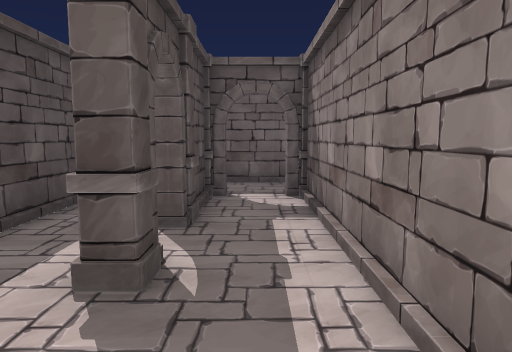
[1] (above)

18 first-person views from a walk through a 3-D level made in the Unity game engine. The camera is 1.3 m above the floor, tilts 6° down and sees 70° across. The floor is counted in squares, 1 m on a side. Each view is taken from the middle of a square. On the plan, view 1 faces up. The plan holds only what a view shows up to about 15 squares ahead; the rest is blank. The place goes on beyond the plan. The player is left out.

[2]
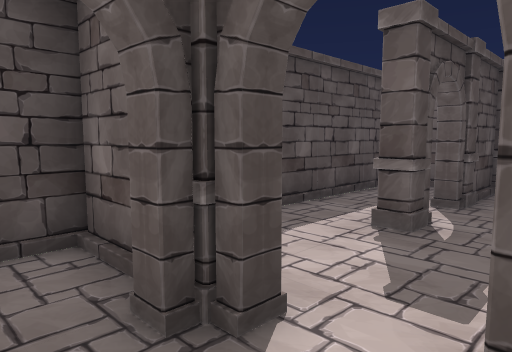

[3]
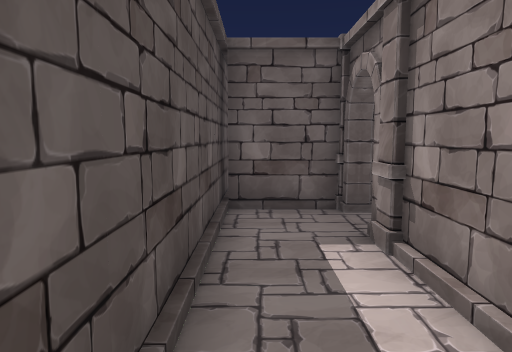

[4]
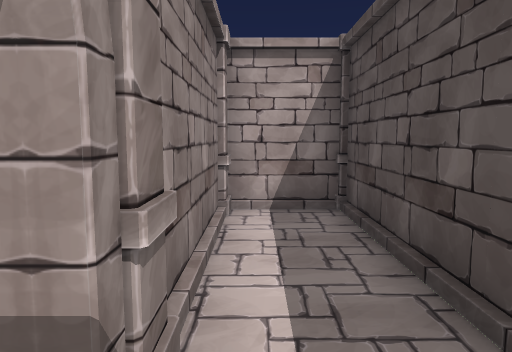

[5]
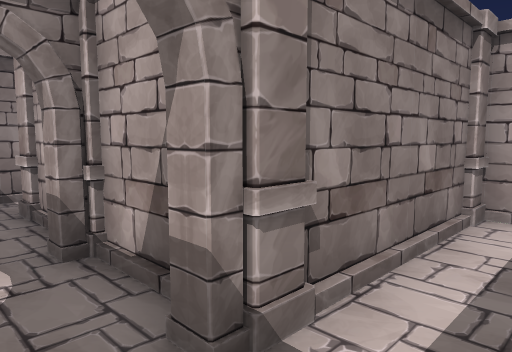

[6]
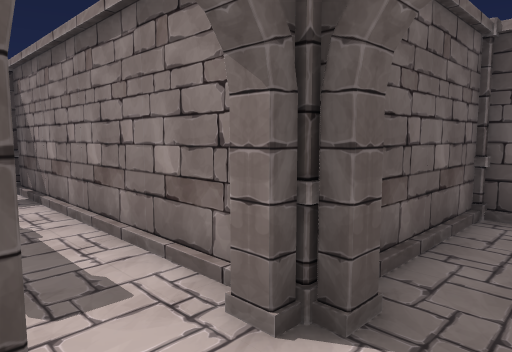

[7]
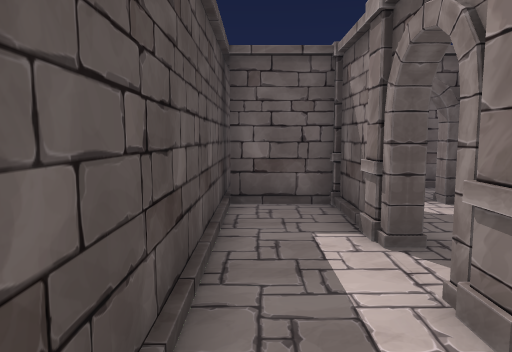

[8]
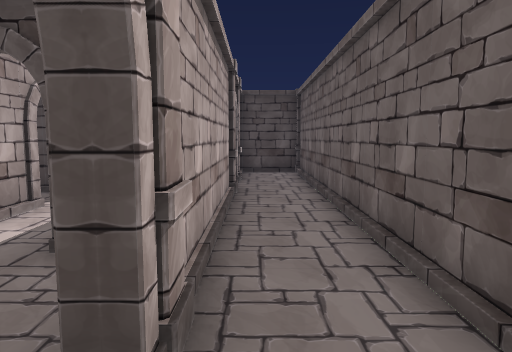

[9]
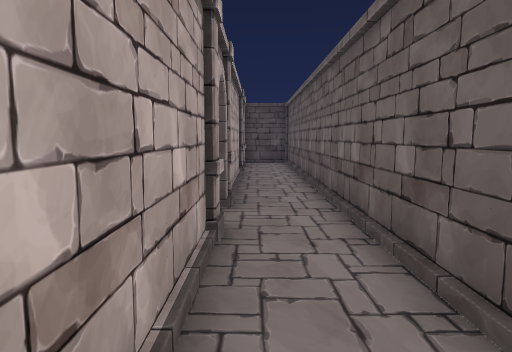

[10]
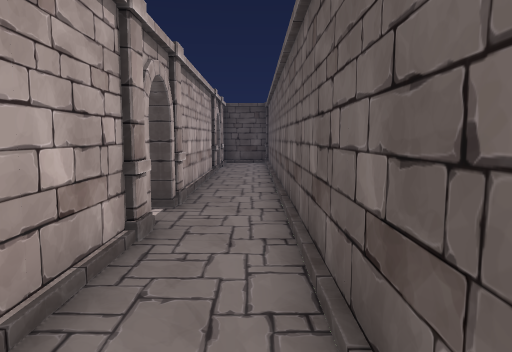

[11]
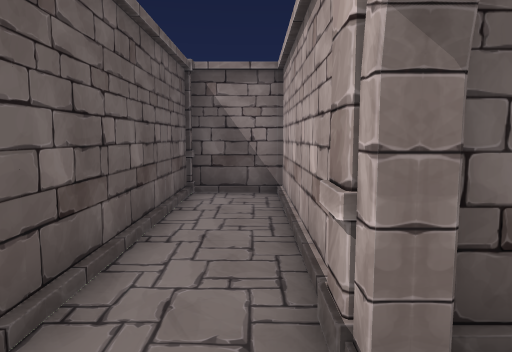

[12]
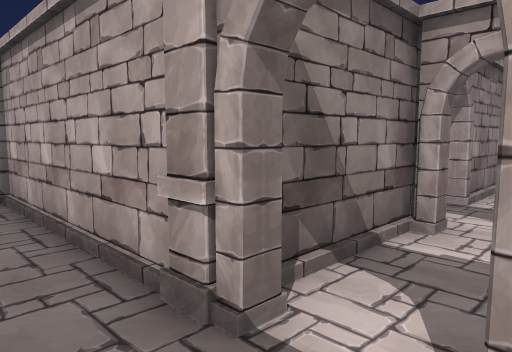

[13]
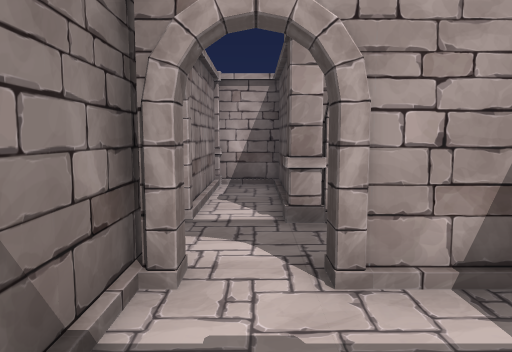

[14]
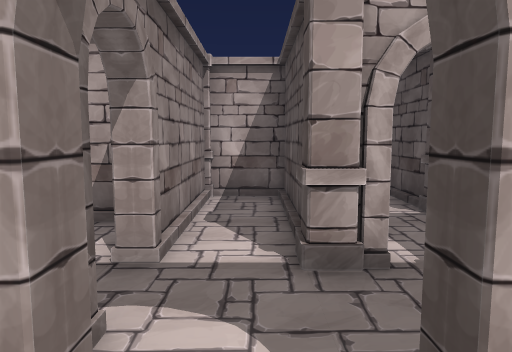

[15]
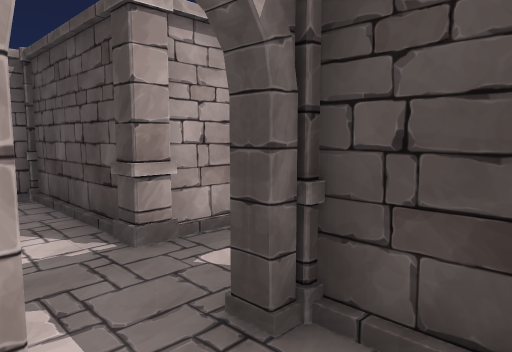

[16]
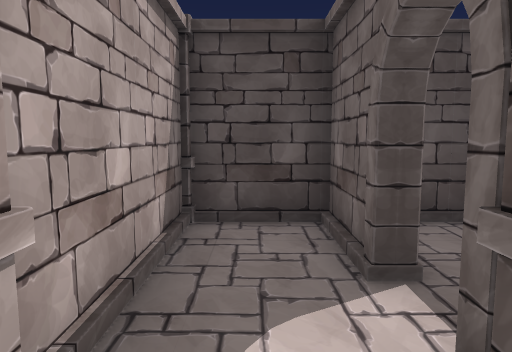

[17]
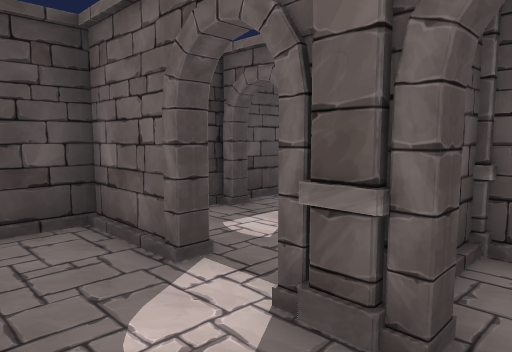

[18]
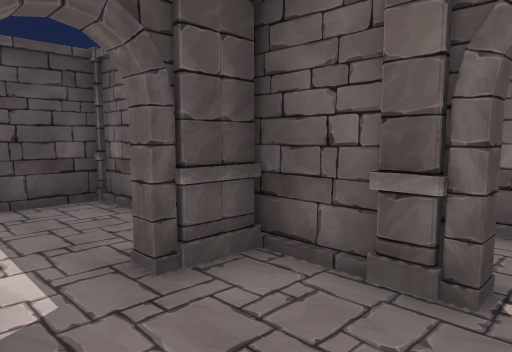

### Floor plan
Points are (right, up) in squares from view 1. A wall is a line through its corners. A room is listed if a view was taken in it or the views show most of it. See-through windows are left out.
Room 1 (views 1, 2, 3, 4, 5, 6, 7)
walls: (-1.5, -0.4) (-3.5, -0.4); (1.1, 0.4) (1.1, 7.5); (-0.4, -2.6) (0.5, -2.6); (-1.4, 6.4) (-1.4, 7.5); (-1.1, 7.5) (-1.1, 6.4); (-1.5, 8.1) (-3.5, 8.1); (-3.6, 8.1) (-3.6, -7.6) (-1.4, -7.6); (-1.4, -6.5) (-1.4, -3.4)
ways out: opening at (0, 7) to room 2; opening at (2.5, -1.5) to room 4
objects: other object (-1, -3); other object (-1, 0); other object (-1, 3); other object (-1, 6); other object (1, 0)
Room 2 (views 8, 9, 10, 11, 12, 13, 14)
walls: (7.5, 8.1) (6.5, 8.1); (6.6, 4.9) (8.3, 4.9); (1.6, 8.4) (7, 8.4); (10.5, 8.4) (16.6, 8.4) (16.6, 10.6) (-3.6, 10.6) (-3.6, 8.1); (10.1, 5.6) (10.1, 7.6)
ways out: opening at (0, 7) to room 1; opening at (9, 5) to room 3; opening at (4.5, 6.5) to room 5
objects: other object (-1, 8); other object (1, 8); other object (6, 5); other object (6, 7); other object (6, 8); other object (8, 8); other object (10, 8)
Room 3 (views 15, 16, 17, 18)
walls: (3.8, 2.5) (3.8, 2.1) (1.4, 2.1) (1.4, 0.5); (8.3, 1.1) (8.3, -2.1) (9.5, -2.1); (5.9, 4.5) (5.9, 2.5); (8.3, 4.9) (8.3, 4.5); (10.1, 3.6) (10.1, 5.6); (9.7, 4.5) (9.7, 5); (1.5, -0.1) (5.5, -0.1); (1.8, 5) (1.8, 4.5); (1.4, 4.8) (1.4, 3.5); (10.1, -1.5) (10.1, 2.3) (10.5, 2.3)
ways out: opening at (9, 5) to room 2; opening at (2.5, 5) to room 5; opening at (7, -1); opening at (10, 3)
objects: other object (6, 0); other object (6, 2); other object (8, 2)
Room 4 (no view inside)
walls: (3, -2.6) (3.5, -2.6); (5.5, -0.4) (2.2, -0.4)
ways out: opening at (2.5, -1.5) to room 1; opening at (4.5, -3)
Room 5 (no view inside)
walls: (2.6, 8.1) (1.5, 8.1); (1.4, 7.5) (1.4, 5.4); (3.1, 4.9) (4.2, 4.9)
ways out: opening at (4.5, 6.5) to room 2; opening at (2.5, 5) to room 3

Positions as (right, up) in squares from view 1, and headings:
1: (0, 0), facing up
2: (1, -2), facing up-left
3: (-3, -7), facing up
4: (-2, -1), facing down
5: (-3, -1), facing down-right
6: (-1, -2), facing up-right
7: (-3, 1), facing up
8: (10, 9), facing left
9: (15, 9), facing left
10: (15, 10), facing left
11: (8, 9), facing right
12: (8, 10), facing down-right
13: (9, 8), facing down
14: (9, 6), facing down
15: (8, 4), facing down-left
16: (7, 1), facing left
17: (7, 0), facing up-left
18: (9, 5), facing up-left
